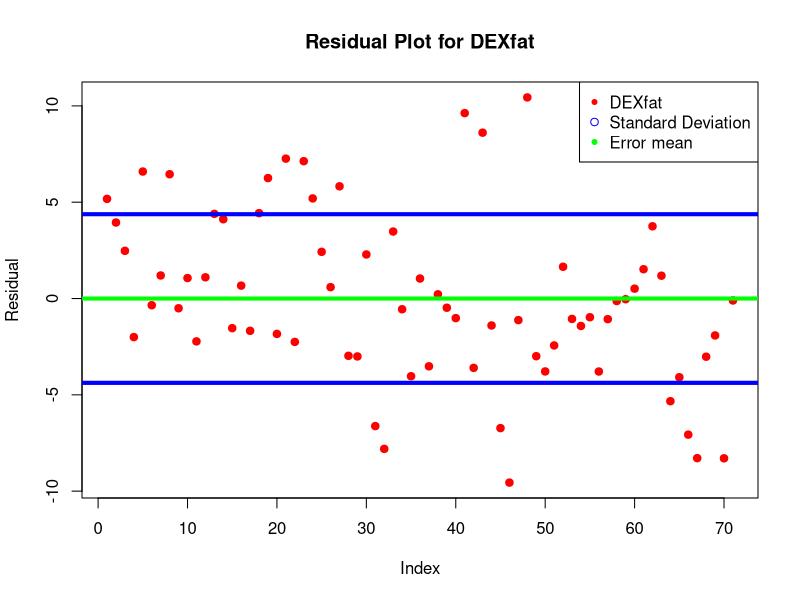

R code for this plot:


bodyfatwomen = read.csv("bodyfatwomen.csv") #store dataset from .csv


# create a matrix of the independent variables
X = cbind(1, bodyfatwomen$age, bodyfatwomen$weight, bodyfatwomen$height, bodyfatwomen$adiposity, bodyfatwomen$neck, bodyfatwomen$chest, bodyfatwomen$abdomen, bodyfatwomen$hip, bodyfatwomen$thigh, bodyfatwomen$knee, bodyfatwomen$ankle, bodyfatwomen$biceps, bodyfatwomen$forearm, bodyfatwomen$wrist)

# create a matrix of the dependent variable
y = bodyfatwomen$DEXfat

# compute beta = (X^T*X)^-1*y
beta = solve(t(X) %*% X) %*% t(X) %*% y

# Compute the residuals and plot them
residuals = y - X %*% beta

# plot the residuals vs. the index 
plot(residuals, main = "Residual Plot for DEXfat", xlab = "Index", ylab = "Residual", col = "red", pch = 20, cex = 1.5, bg = "white")

# plot lines for standard variance
abline(h = sd(residuals), col = "blue", lwd = 4)
abline(h = -sd(residuals), col = "blue", lwd = 4)


# Plot the residal mean
abline(h = mean(residuals), col = "green", lwd = 4)

# include legends for the lines and the points
legend("topright", legend = c("DEXfat", "Standard Deviation", "Error mean"), col = c("red", "blue", "green"), pch = c(20, 1))

# make points bigger and lines thicker
par(cex = 1, lwd = 2)


